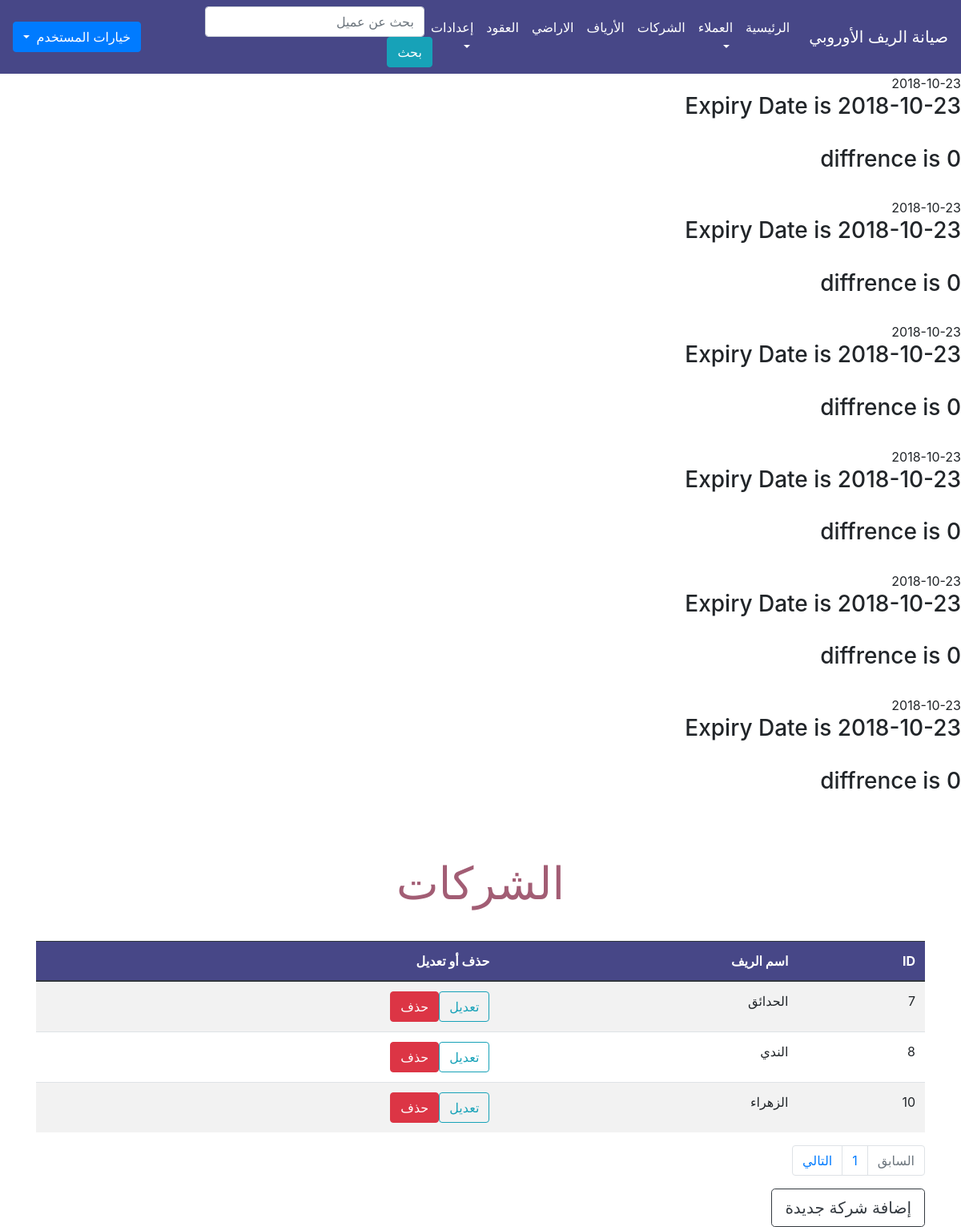
/company.php (signed in), run on an earlier commit of the app's database.
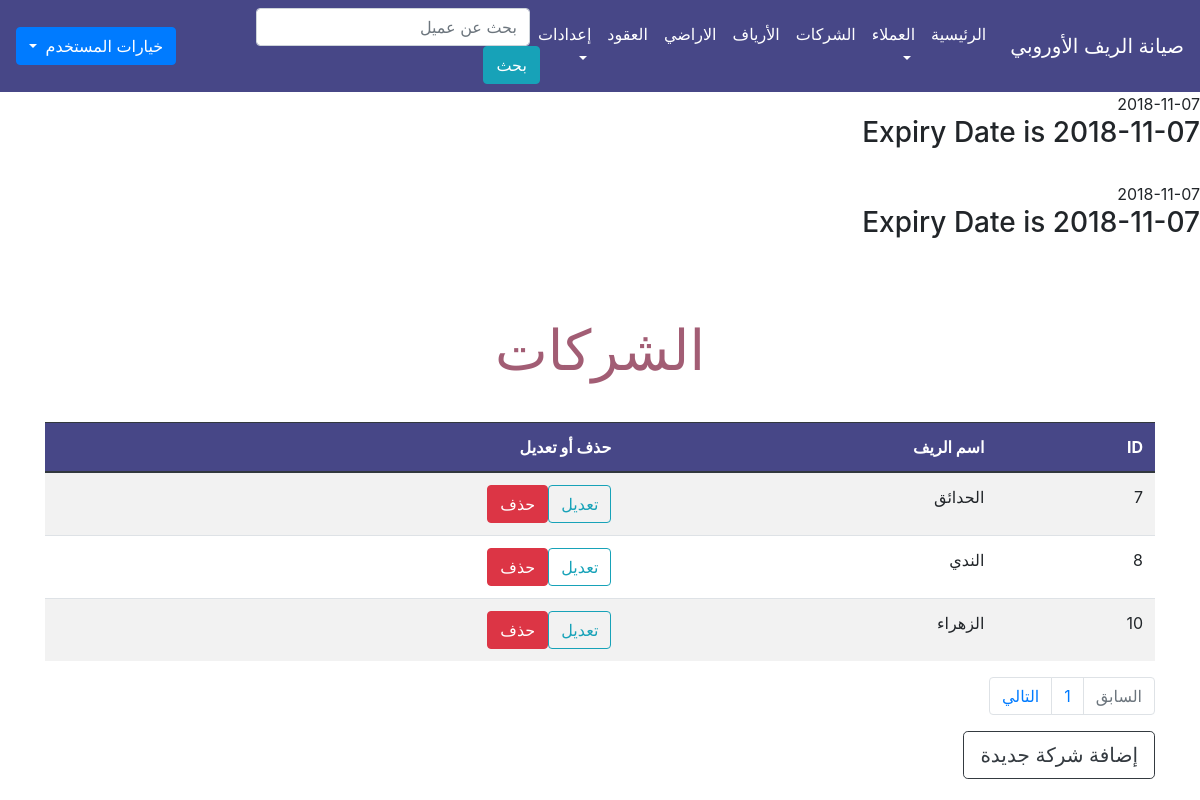
And on a later commit of the database.
### tables this page shows
CREATE TABLE `maint` (
  `maint_id` int(11) NOT NULL,
  `contract_id` int(11) NOT NULL,
  `balance` int(255) NOT NULL,
  `start_date` date NOT NULL,
  `end_date` date NOT NULL,
  `billed_to_date` date NOT NULL,
  `maint_fee` int(11) DEFAULT '750'
);

CREATE TABLE `company` (
  `company_id` int(11) NOT NULL,
  `company_name` varchar(150) NOT NULL
);

### company.php (the view, shortened to what this page needs)
<?php
if (isset($_SESSION['username'])) {
    include 'init.php';
    echo '<div class="container">';
    if (isset($_GET['action'])) {
        $action = $_GET['action'];
    } else {
        $action = "Manage";
    }
        if ($action == 'Manage') {
        $limit = 4;
        $stmt = $db->prepare("SELECT * FROM company");
        $stmt->execute();
        $total_result = $stmt->rowCount();
        $total_pages = ceil($total_result/$limit);
        if(!isset($_GET['page'])) {
            $page = 1;
        } else {
            $page = $_GET['page'];
        }
        $starting_limit = ($page-1)*$limit;
        $show = "SELECT * FROM company ORDER BY company_id ASC LIMIT $starting_limit, $limit";
        $rows = $db->prepare($show);
        $rows->execute();
        echo '<h1 class="page-title text-center"> الشركات </h1>';
        ?>
        <table class="table table-striped table-hover ">
            <thead class="thead-dark">
                <tr>
                    <th>
                        ID
                    </th>
                    <th>
                        اسم الريف
                    </th>
                    <th>
                        حذف أو تعديل
                    </th>
                </tr>
            </thead>
            <tbody>
                <?php
                    foreach($rows as $row) {
                        echo '<tr>';
                            echo '<td>' . $row['company_id'] .  '</td><td>' . $row['company_name'] .
                            '<td><a href="?action=Edit&id=' . $row['company_id'] . '" class="btn btn-outline-info">تعديل</a><a href="?action=Delete&id=' . $row['company_id'] . '" class="btn btn-danger confirm"> حذف</a></td>';
                        echo '</tr>';
                    }
                ?>
            </tbody>
        </table>
        <nav aria-label="Page navigation example">
            <ul class="pagination">
            <?php $past_page = $_GET['page'] - 1;
                if ($past_page < 1) {
                    $past_page = 1;
                    $past_page_status = 'disabled';
                }
            ?>
                <li class="page-item <?php echo $past_page_status; ?>">
                    <a href='<?php echo "?page=$past_page"; ?>' class="page-link">السابق
                    </a>
                </li>
                <?php
                for ($page=1; $page <= $total_pages ; $page++):?>
                <li class="page-item">
                    <a href='<?php echo "?page=$page"; ?>' class="page-link <?php if ($_GET['page'] == $page) { echo 'current';} ?>"><?php  echo $page; ?>
                    </a>
                </li>
            <?php endfor; ?>
            <?php $next_page = $_GET['page'] + 1;
            ?>
                <li class="page-item  <?php echo $next_page_status; ?>">
                    <a href='<?php echo "?page=$next_page"; ?>' class="page-link">التالي
                    </a>
                </li>
            </ul>
        </nav>
        <a href="?action=Add" class="btn btn-outline-dark btn-lg">إضافة شركة جديدة</a>
        <?php
        include $tbl . 'footer.php';
        }
} else {
    header('Location: index.php');
    exit();
}?>

### init.php (shortened to what this page needs)
<?php
include 'db.php';
$tbl = "includes/";
include $tbl . 'header.php';
if (!isset($noNavbar)) {
    include $tbl . 'nav.php';
}
$stmtC = $db->prepare('SELECT contracts.contract_id , contracts.total_space, maint.balance, maint.start_date, maint.end_date, maint.maint_fee
 FROM contracts
INNER JOIN maint on contracts.contract_id = maint.contract_id');
$stmtC->execute();
$rows = $stmtC->fetchAll();
$curDate = date('Y-m-d');
foreach ($rows as $row) {
    echo $row['start_date'];
    $expDate = $row['start_date'];
    echo '<h3>Expiry Date is ' . $expDate . '</h3><br>';
    if ($expDate < $curDate) {
         $d = (int)abs((strtotime($curDate) - strtotime($expDate))/(60*60*24*30));;
        echo '<h3> diffrence is ' . $d . '</h3><br>';
    } else {
    }
}

What changed in the data, as far as the page shows it:
removed maint: start_date "2018-10-23", start_date "0"
removed maint: start_date "2018-10-23", start_date "0"
removed maint: start_date "2018-10-23", start_date "0"
removed maint: start_date "2018-10-23", start_date "0"
removed maint: start_date "2018-10-23", start_date "0"
removed maint: start_date "2018-10-23", start_date "0"
added maint: start_date "2018-11-07"
added maint: start_date "2018-11-07"
